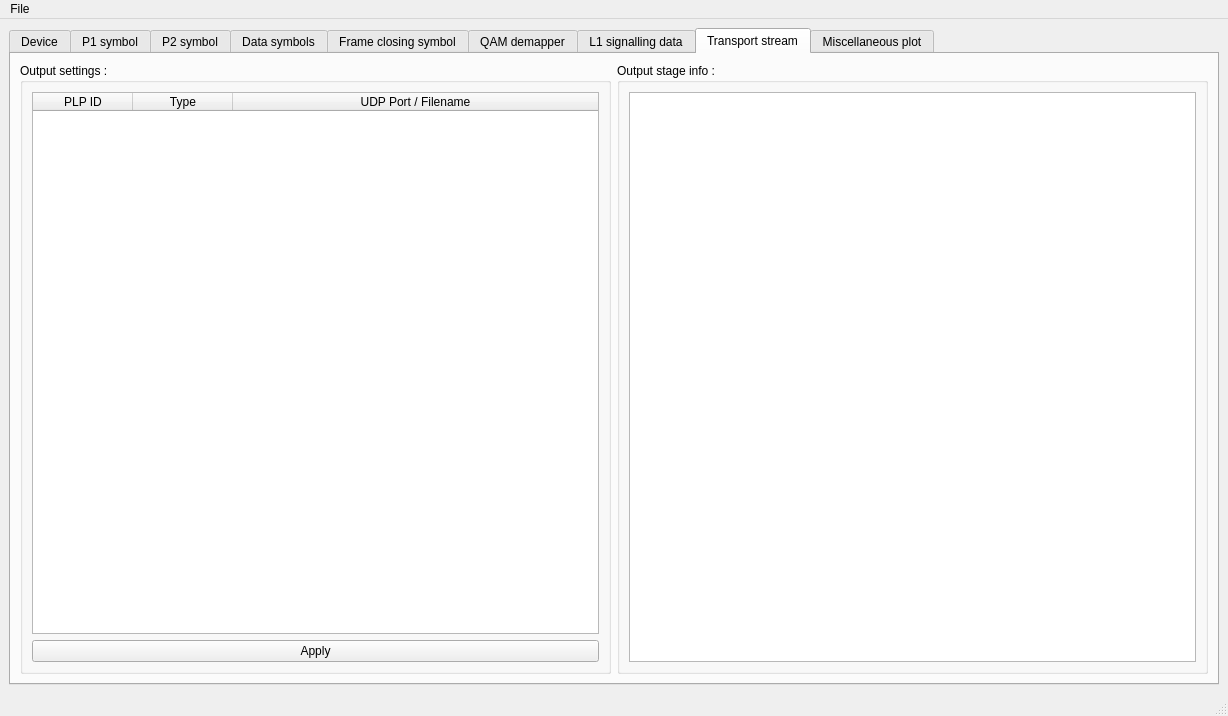
<?xml version="1.0" encoding="UTF-8"?>
<ui version="4.0">
 <class>main_window</class>
 <widget class="QMainWindow" name="main_window">
  <property name="geometry">
   <rect>
    <x>0</x>
    <y>0</y>
    <width>1228</width>
    <height>716</height>
   </rect>
  </property>
  <property name="windowTitle">
   <string>SDR DVB-T2 receiver</string>
  </property>
  <property name="windowIcon">
   <iconset>
    <normaloff>mintupdate-type-unstable.png</normaloff>mintupdate-type-unstable.png</iconset>
  </property>
  <property name="unifiedTitleAndToolBarOnMac">
   <bool>true</bool>
  </property>
  <widget class="QWidget" name="centralwidget">
   <layout class="QGridLayout" name="gridLayout_7">
    <item row="0" column="0" colspan="2">
     <widget class="QTabWidget" name="tab_widget">
      <property name="enabled">
       <bool>true</bool>
      </property>
      <property name="minimumSize">
       <size>
        <width>0</width>
        <height>0</height>
       </size>
      </property>
      <property name="currentIndex">
       <number>7</number>
      </property>
      <widget class="QWidget" name="tab_device">
       <attribute name="title">
        <string>Device</string>
       </attribute>
       <layout class="QGridLayout" name="gridLayout_2">
        <item row="0" column="3">
         <widget class="QGroupBox" name="group_box_info">
          <property name="sizePolicy">
           <sizepolicy hsizetype="Preferred" vsizetype="Preferred">
            <horstretch>1</horstretch>
            <verstretch>0</verstretch>
           </sizepolicy>
          </property>
          <property name="title">
           <string>Info :</string>
          </property>
          <layout class="QGridLayout" name="gridLayout_4">
           <item row="0" column="0">
            <widget class="QLabel" name="label_name">
             <property name="text">
              <string>Name :</string>
             </property>
            </widget>
           </item>
           <item row="4" column="0">
            <widget class="QLabel" name="label_info_gain">
             <property name="text">
              <string>gain  :</string>
             </property>
            </widget>
           </item>
           <item row="3" column="0">
            <widget class="QLabel" name="label_info_rf">
             <property name="text">
              <string>radio frequency (Hz) : </string>
             </property>
            </widget>
           </item>
           <item row="0" column="1">
            <spacer name="horizontalSpacer">
             <property name="orientation">
              <enum>Qt::Orientation::Horizontal</enum>
             </property>
             <property name="sizeHint" stdset="0">
              <size>
               <width>40</width>
               <height>20</height>
              </size>
             </property>
            </spacer>
           </item>
           <item row="1" column="0" colspan="2">
            <widget class="QLabel" name="label_ser_no">
             <property name="text">
              <string>Serial No : </string>
             </property>
             <property name="textFormat">
              <enum>Qt::TextFormat::PlainText</enum>
             </property>
             <property name="wordWrap">
              <bool>true</bool>
             </property>
            </widget>
           </item>
           <item row="2" column="0" colspan="2">
            <widget class="QLabel" name="label_hw_ver">
             <property name="text">
              <string>Hardware ver:</string>
             </property>
             <property name="textFormat">
              <enum>Qt::TextFormat::PlainText</enum>
             </property>
            </widget>
           </item>
           <item row="5" column="0">
            <widget class="QLabel" name="label_info_buffered">
             <property name="text">
              <string>buffered  :</string>
             </property>
            </widget>
           </item>
          </layout>
         </widget>
        </item>
        <item row="0" column="1">
         <widget class="QGroupBox" name="group_box_settings">
          <property name="sizePolicy">
           <sizepolicy hsizetype="Preferred" vsizetype="Preferred">
            <horstretch>1</horstretch>
            <verstretch>0</verstretch>
           </sizepolicy>
          </property>
          <property name="title">
           <string>Settings :</string>
          </property>
          <layout class="QGridLayout" name="gridLayout_3">
           <item row="8" column="0">
            <spacer name="verticalSpacer">
             <property name="orientation">
              <enum>Qt::Orientation::Vertical</enum>
             </property>
             <property name="sizeHint" stdset="0">
              <size>
               <width>20</width>
               <height>40</height>
              </size>
             </property>
            </spacer>
           </item>
           <item row="13" column="2">
            <widget class="QPushButton" name="push_button_stop">
             <property name="sizePolicy">
              <sizepolicy hsizetype="Minimum" vsizetype="Fixed">
               <horstretch>0</horstretch>
               <verstretch>0</verstretch>
              </sizepolicy>
             </property>
             <property name="text">
              <string>Stop</string>
             </property>
            </widget>
           </item>
           <item row="5" column="3">
            <widget class="QCheckBox" name="check_box_agc">
             <property name="text">
              <string>AGC</string>
             </property>
             <property name="checked">
              <bool>true</bool>
             </property>
            </widget>
           </item>
           <item row="13" column="0" colspan="2">
            <widget class="QPushButton" name="push_button_start">
             <property name="sizePolicy">
              <sizepolicy hsizetype="Minimum" vsizetype="Fixed">
               <horstretch>0</horstretch>
               <verstretch>0</verstretch>
              </sizepolicy>
             </property>
             <property name="text">
              <string>Start</string>
             </property>
            </widget>
           </item>
           <item row="5" column="0" colspan="2">
            <widget class="QLabel" name="label_gain">
             <property name="text">
              <string>gain  :</string>
             </property>
            </widget>
           </item>
           <item row="13" column="3">
            <spacer name="horizontalSpacer_2">
             <property name="orientation">
              <enum>Qt::Orientation::Horizontal</enum>
             </property>
             <property name="sizeHint" stdset="0">
              <size>
               <width>40</width>
               <height>20</height>
              </size>
             </property>
            </spacer>
           </item>
           <item row="1" column="0">
            <widget class="QLabel" name="label_rf">
             <property name="text">
              <string>radio frequency (Hz) :</string>
             </property>
            </widget>
           </item>
           <item row="13" column="4">
            <spacer name="horizontalSpacer_3">
             <property name="orientation">
              <enum>Qt::Orientation::Horizontal</enum>
             </property>
             <property name="sizeHint" stdset="0">
              <size>
               <width>40</width>
               <height>20</height>
              </size>
             </property>
            </spacer>
           </item>
           <item row="1" column="2">
            <widget class="QSpinBox" name="spinBoxRF">
             <property name="minimum">
              <number>474000000</number>
             </property>
             <property name="maximum">
              <number>858000000</number>
             </property>
             <property name="singleStep">
              <number>8000000</number>
             </property>
            </widget>
           </item>
           <item row="5" column="2">
            <widget class="QSpinBox" name="spinBoxGain">
             <property name="enabled">
              <bool>false</bool>
             </property>
             <property name="font">
              <font>
               <strikeout>false</strikeout>
              </font>
             </property>
             <property name="suffix">
              <string>db</string>
             </property>
             <property name="maximum">
              <number>110</number>
             </property>
            </widget>
           </item>
           <item row="6" column="2">
            <widget class="QCheckBox" name="checkBox_biastee">
             <property name="text">
              <string>enable</string>
             </property>
            </widget>
           </item>
           <item row="6" column="0">
            <widget class="QLabel" name="label_biastee">
             <property name="text">
              <string>Bias tee</string>
             </property>
            </widget>
           </item>
           <item row="7" column="0">
            <widget class="QLabel" name="label_FIR">
             <property name="text">
              <string>Decimator FIR</string>
             </property>
            </widget>
           </item>
           <item row="7" column="2">
            <widget class="QComboBox" name="comboBoxFIR">
             <property name="currentIndex">
              <number>-1</number>
             </property>
            </widget>
           </item>
          </layout>
         </widget>
        </item>
        <item row="1" column="1" colspan="3">
         <widget class="QTextEdit" name="text_log">
          <property name="maximumSize">
           <size>
            <width>16777215</width>
            <height>16777215</height>
           </size>
          </property>
          <property name="sizeAdjustPolicy">
           <enum>QAbstractScrollArea::SizeAdjustPolicy::AdjustIgnored</enum>
          </property>
          <property name="readOnly">
           <bool>true</bool>
          </property>
         </widget>
        </item>
       </layout>
      </widget>
      <widget class="QWidget" name="tab_p1_symbol">
       <property name="enabled">
        <bool>true</bool>
       </property>
       <attribute name="title">
        <string>P1 symbol</string>
       </attribute>
       <layout class="QGridLayout" name="gridLayout">
        <item row="0" column="0">
         <widget class="QCustomPlot" name="widget_fft_plot_p1" native="true"/>
        </item>
        <item row="0" column="1">
         <widget class="QCustomPlot" name="widget_constellation_plot_p1" native="true"/>
        </item>
       </layout>
      </widget>
      <widget class="QWidget" name="tab_p2_symbol">
       <property name="enabled">
        <bool>true</bool>
       </property>
       <attribute name="title">
        <string>P2 symbol</string>
       </attribute>
       <layout class="QGridLayout" name="gridLayout_5">
        <item row="1" column="0">
         <widget class="QCustomPlot" name="widget_fft_plot_p2" native="true">
          <property name="sizePolicy">
           <sizepolicy hsizetype="Preferred" vsizetype="Preferred">
            <horstretch>1</horstretch>
            <verstretch>0</verstretch>
           </sizepolicy>
          </property>
         </widget>
        </item>
        <item row="1" column="1">
         <widget class="QCustomPlot" name="widget_constellation_plot_p2" native="true">
          <property name="sizePolicy">
           <sizepolicy hsizetype="Preferred" vsizetype="Preferred">
            <horstretch>1</horstretch>
            <verstretch>0</verstretch>
           </sizepolicy>
          </property>
          <layout class="QGridLayout" name="gridLayout_10">
           <property name="bottomMargin">
            <number>0</number>
           </property>
           <item row="6" column="5">
            <spacer name="verticalSpacer_3">
             <property name="orientation">
              <enum>Qt::Orientation::Vertical</enum>
             </property>
             <property name="sizeHint" stdset="0">
              <size>
               <width>20</width>
               <height>40</height>
              </size>
             </property>
            </spacer>
           </item>
           <item row="1" column="2">
            <widget class="QRadioButton" name="radio_button_l1postsignaling">
             <property name="sizePolicy">
              <sizepolicy hsizetype="Preferred" vsizetype="Preferred">
               <horstretch>0</horstretch>
               <verstretch>0</verstretch>
              </sizepolicy>
             </property>
             <property name="minimumSize">
              <size>
               <width>0</width>
               <height>0</height>
              </size>
             </property>
             <property name="maximumSize">
              <size>
               <width>80</width>
               <height>16777215</height>
              </size>
             </property>
             <property name="font">
              <font>
               <italic>false</italic>
               <bold>false</bold>
              </font>
             </property>
             <property name="autoFillBackground">
              <bool>true</bool>
             </property>
             <property name="text">
              <string>L1 post</string>
             </property>
            </widget>
           </item>
           <item row="1" column="1">
            <widget class="QRadioButton" name="radio_button_l1presignaling">
             <property name="sizePolicy">
              <sizepolicy hsizetype="Preferred" vsizetype="Preferred">
               <horstretch>0</horstretch>
               <verstretch>0</verstretch>
              </sizepolicy>
             </property>
             <property name="minimumSize">
              <size>
               <width>0</width>
               <height>0</height>
              </size>
             </property>
             <property name="maximumSize">
              <size>
               <width>80</width>
               <height>16777215</height>
              </size>
             </property>
             <property name="font">
              <font>
               <italic>false</italic>
               <bold>false</bold>
              </font>
             </property>
             <property name="autoFillBackground">
              <bool>true</bool>
             </property>
             <property name="text">
              <string>L1 pre</string>
             </property>
             <property name="checked">
              <bool>true</bool>
             </property>
            </widget>
           </item>
           <item row="1" column="4">
            <spacer name="horizontalSpacer_6">
             <property name="orientation">
              <enum>Qt::Orientation::Horizontal</enum>
             </property>
             <property name="sizeHint" stdset="0">
              <size>
               <width>40</width>
               <height>20</height>
              </size>
             </property>
            </spacer>
           </item>
           <item row="0" column="0">
            <widget class="QLabel" name="label_8">
             <property name="text">
              <string/>
             </property>
            </widget>
           </item>
           <item row="1" column="0">
            <widget class="QLabel" name="label">
             <property name="autoFillBackground">
              <bool>true</bool>
             </property>
             <property name="text">
              <string>Modulation : </string>
             </property>
             <property name="alignment">
              <set>Qt::AlignmentFlag::AlignRight|Qt::AlignmentFlag::AlignTrailing|Qt::AlignmentFlag::AlignVCenter</set>
             </property>
            </widget>
           </item>
           <item row="1" column="3">
            <widget class="QRadioButton" name="radio_button_data">
             <property name="sizePolicy">
              <sizepolicy hsizetype="Preferred" vsizetype="Preferred">
               <horstretch>0</horstretch>
               <verstretch>0</verstretch>
              </sizepolicy>
             </property>
             <property name="minimumSize">
              <size>
               <width>0</width>
               <height>0</height>
              </size>
             </property>
             <property name="maximumSize">
              <size>
               <width>80</width>
               <height>16777215</height>
              </size>
             </property>
             <property name="font">
              <font>
               <italic>false</italic>
               <bold>false</bold>
              </font>
             </property>
             <property name="autoFillBackground">
              <bool>true</bool>
             </property>
             <property name="text">
              <string>Data</string>
             </property>
            </widget>
           </item>
          </layout>
         </widget>
        </item>
       </layout>
      </widget>
      <widget class="QWidget" name="tab_data_symbol">
       <property name="enabled">
        <bool>true</bool>
       </property>
       <attribute name="title">
        <string>Data symbols</string>
       </attribute>
       <layout class="QGridLayout" name="gridLayout_8">
        <item row="0" column="0">
         <widget class="QCustomPlot" name="widget_fft_plot_data" native="true"/>
        </item>
        <item row="0" column="1">
         <widget class="QCustomPlot" name="widget_constellation_plot_data" native="true"/>
        </item>
       </layout>
      </widget>
      <widget class="QWidget" name="frame_closing_symbol">
       <attribute name="title">
        <string>Frame closing symbol</string>
       </attribute>
       <layout class="QGridLayout" name="gridLayout_6">
        <item row="0" column="0">
         <widget class="QCustomPlot" name="widget_fft_plot_fc" native="true"/>
        </item>
        <item row="0" column="1">
         <widget class="QCustomPlot" name="widget_constellation_plot_fc" native="true"/>
        </item>
       </layout>
      </widget>
      <widget class="QWidget" name="tab_qam_demapper">
       <attribute name="title">
        <string>QAM demapper</string>
       </attribute>
       <layout class="QGridLayout" name="gridLayout_9">
        <item row="0" column="1">
         <widget class="QCustomPlot" name="widget_qam_plot" native="true">
          <property name="sizePolicy">
           <sizepolicy hsizetype="Preferred" vsizetype="Preferred">
            <horstretch>1</horstretch>
            <verstretch>1</verstretch>
           </sizepolicy>
          </property>
         </widget>
        </item>
        <item row="0" column="4">
         <widget class="QWidget" name="widget" native="true">
          <property name="sizePolicy">
           <sizepolicy hsizetype="MinimumExpanding" vsizetype="MinimumExpanding">
            <horstretch>1</horstretch>
            <verstretch>0</verstretch>
           </sizepolicy>
          </property>
          <layout class="QGridLayout" name="gridLayout_11">
           <property name="leftMargin">
            <number>35</number>
           </property>
           <property name="topMargin">
            <number>21</number>
           </property>
           <property name="bottomMargin">
            <number>22</number>
           </property>
           <property name="verticalSpacing">
            <number>9</number>
           </property>
           <item row="1" column="0">
            <widget class="QLabel" name="label_2">
             <property name="sizePolicy">
              <sizepolicy hsizetype="Preferred" vsizetype="Preferred">
               <horstretch>0</horstretch>
               <verstretch>0</verstretch>
              </sizepolicy>
             </property>
             <property name="maximumSize">
              <size>
               <width>60</width>
               <height>24</height>
              </size>
             </property>
             <property name="text">
              <string>PLP id : </string>
             </property>
            </widget>
           </item>
           <item row="1" column="1">
            <widget class="QComboBox" name="combo_box_plp_id"/>
           </item>
           <item row="1" column="2">
            <spacer name="horizontalSpacer_4">
             <property name="orientation">
              <enum>Qt::Orientation::Horizontal</enum>
             </property>
             <property name="sizeHint" stdset="0">
              <size>
               <width>40</width>
               <height>20</height>
              </size>
             </property>
            </spacer>
           </item>
           <item row="5" column="0" colspan="2">
            <widget class="QLabel" name="label_snr">
             <property name="text">
              <string>SNR</string>
             </property>
            </widget>
           </item>
           <item row="2" column="0" colspan="3">
            <widget class="QCustomPlot" name="widget_ldpc_stats" native="true">
             <property name="sizePolicy">
              <sizepolicy hsizetype="Expanding" vsizetype="Expanding">
               <horstretch>0</horstretch>
               <verstretch>0</verstretch>
              </sizepolicy>
             </property>
            </widget>
           </item>
          </layout>
         </widget>
        </item>
       </layout>
      </widget>
      <widget class="QWidget" name="tab_l1_signalling">
       <attribute name="title">
        <string>L1 signalling data</string>
       </attribute>
       <layout class="QGridLayout" name="gridLayout_12">
        <item row="0" column="0">
         <widget class="QLabel" name="label_3">
          <property name="text">
           <string>L1 presignalling data:</string>
          </property>
         </widget>
        </item>
        <item row="1" column="0">
         <widget class="QLabel" name="label_5">
          <property name="text">
           <string>name:         value:</string>
          </property>
         </widget>
        </item>
        <item row="0" column="1">
         <widget class="QLabel" name="label_4">
          <property name="text">
           <string>L1postsignalling data:</string>
          </property>
         </widget>
        </item>
        <item row="1" column="1">
         <widget class="QLabel" name="label_6">
          <property name="text">
           <string>plp:  name:         value:</string>
          </property>
         </widget>
        </item>
        <item row="2" column="1" rowspan="2">
         <widget class="QTextEdit" name="text_edit_l1_postsignalling">
          <property name="sizePolicy">
           <sizepolicy hsizetype="Expanding" vsizetype="Expanding">
            <horstretch>2</horstretch>
            <verstretch>0</verstretch>
           </sizepolicy>
          </property>
          <property name="sizeAdjustPolicy">
           <enum>QAbstractScrollArea::SizeAdjustPolicy::AdjustIgnored</enum>
          </property>
          <property name="readOnly">
           <bool>true</bool>
          </property>
         </widget>
        </item>
        <item row="2" column="0" rowspan="2">
         <widget class="QTextEdit" name="text_edit_l1_presignalling">
          <property name="sizePolicy">
           <sizepolicy hsizetype="Expanding" vsizetype="Expanding">
            <horstretch>2</horstretch>
            <verstretch>0</verstretch>
           </sizepolicy>
          </property>
          <property name="readOnly">
           <bool>true</bool>
          </property>
         </widget>
        </item>
        <item row="3" column="3">
         <widget class="QCheckBox" name="check_box_auto_update_l1_dynamic">
          <property name="sizePolicy">
           <sizepolicy hsizetype="Minimum" vsizetype="Fixed">
            <horstretch>1</horstretch>
            <verstretch>0</verstretch>
           </sizepolicy>
          </property>
          <property name="text">
           <string>Auto update</string>
          </property>
         </widget>
        </item>
        <item row="2" column="2" colspan="2">
         <widget class="QTextEdit" name="text_edit_l1_postsignalling_dynamic">
          <property name="sizePolicy">
           <sizepolicy hsizetype="Expanding" vsizetype="Expanding">
            <horstretch>1</horstretch>
            <verstretch>0</verstretch>
           </sizepolicy>
          </property>
          <property name="readOnly">
           <bool>true</bool>
          </property>
         </widget>
        </item>
        <item row="0" column="2" colspan="2">
         <widget class="QLabel" name="label_9">
          <property name="sizePolicy">
           <sizepolicy hsizetype="Preferred" vsizetype="Preferred">
            <horstretch>1</horstretch>
            <verstretch>0</verstretch>
           </sizepolicy>
          </property>
          <property name="text">
           <string>L1 postsignalling dynamic data:</string>
          </property>
         </widget>
        </item>
        <item row="1" column="2" colspan="2">
         <widget class="QLabel" name="label_10">
          <property name="sizePolicy">
           <sizepolicy hsizetype="Preferred" vsizetype="Preferred">
            <horstretch>1</horstretch>
            <verstretch>0</verstretch>
           </sizepolicy>
          </property>
          <property name="text">
           <string>plp: name:          value:</string>
          </property>
         </widget>
        </item>
       </layout>
      </widget>
      <widget class="QWidget" name="tab_transport_stream">
       <property name="enabled">
        <bool>true</bool>
       </property>
       <attribute name="title">
        <string>Transport stream</string>
       </attribute>
       <layout class="QGridLayout" name="gridLayout_13">
        <item row="0" column="1">
         <widget class="QGroupBox" name="group_box_ts_info">
          <property name="title">
           <string>Output stage info :</string>
          </property>
          <layout class="QGridLayout" name="gridLayout_15">
           <item row="0" column="0">
            <widget class="QTextEdit" name="text_edit_ts_stage">
             <property name="enabled">
              <bool>true</bool>
             </property>
            </widget>
           </item>
          </layout>
         </widget>
        </item>
        <item row="0" column="0">
         <widget class="QGroupBox" name="group_box_ts_settings">
          <property name="title">
           <string>Output settings :</string>
          </property>
          <layout class="QGridLayout" name="gridLayout_14">
           <item row="2" column="0">
            <widget class="QTableWidget" name="table_ts_out_params">
             <property name="gridStyle">
              <enum>Qt::PenStyle::SolidLine</enum>
             </property>
             <attribute name="horizontalHeaderCascadingSectionResizes">
              <bool>false</bool>
             </attribute>
             <attribute name="horizontalHeaderStretchLastSection">
              <bool>true</bool>
             </attribute>
             <column>
              <property name="text">
               <string>PLP ID</string>
              </property>
             </column>
             <column>
              <property name="text">
               <string>Type</string>
              </property>
             </column>
             <column>
              <property name="text">
               <string>UDP Port / Filename</string>
              </property>
             </column>
            </widget>
           </item>
           <item row="3" column="0">
            <widget class="QPushButton" name="push_button_ts_apply">
             <property name="text">
              <string>Apply</string>
             </property>
            </widget>
           </item>
          </layout>
         </widget>
        </item>
       </layout>
      </widget>
      <widget class="QWidget" name="tab">
       <attribute name="title">
        <string>Miscellaneous plot</string>
       </attribute>
       <layout class="QGridLayout" name="gridLayout_16">
        <item row="0" column="3">
         <widget class="QCustomPlot" name="widget_fq_offset" native="true">
          <property name="maximumSize">
           <size>
            <width>320</width>
            <height>16777215</height>
           </size>
          </property>
         </widget>
        </item>
        <item row="0" column="2">
         <widget class="QCustomPlot" name="widget_equalizer_p2" native="true"/>
        </item>
        <item row="0" column="0">
         <widget class="QCustomPlot" name="widget_p1_correlation" native="true"/>
        </item>
       </layout>
      </widget>
     </widget>
    </item>
   </layout>
  </widget>
  <widget class="QMenuBar" name="menubar">
   <property name="geometry">
    <rect>
     <x>0</x>
     <y>0</y>
     <width>1228</width>
     <height>30</height>
    </rect>
   </property>
   <widget class="QMenu" name="menu_file">
    <property name="title">
     <string>File</string>
    </property>
    <widget class="QMenu" name="menu_open">
     <property name="title">
      <string>Open</string>
     </property>
     <addaction name="action_airspy"/>
     <addaction name="action_hackrf"/>
     <addaction name="action_miri"/>
     <addaction name="action_plutosdr"/>
     <addaction name="action_sdrplay"/>
     <addaction name="action_usrp"/>
     <addaction name="separator"/>
     <addaction name="action_rawiq"/>
    </widget>
    <addaction name="menu_open"/>
    <addaction name="action_exit"/>
   </widget>
   <addaction name="menu_file"/>
  </widget>
  <widget class="QStatusBar" name="statusbar"/>
  <action name="action_exit">
   <property name="text">
    <string>Exit</string>
   </property>
  </action>
  <action name="action_airspy">
   <property name="enabled">
    <bool>false</bool>
   </property>
   <property name="text">
    <string>AirSpy</string>
   </property>
  </action>
  <action name="action_plutosdr">
   <property name="checkable">
    <bool>false</bool>
   </property>
   <property name="enabled">
    <bool>false</bool>
   </property>
   <property name="text">
    <string>PlutoSDR</string>
   </property>
  </action>
  <action name="action_hackrf">
   <property name="enabled">
    <bool>false</bool>
   </property>
   <property name="text">
    <string>HackRF</string>
   </property>
  </action>
  <action name="action_miri">
   <property name="enabled">
    <bool>false</bool>
   </property>
   <property name="text">
    <string>MiriSDR</string>
   </property>
  </action>
  <action name="action_sdrplay">
   <property name="enabled">
    <bool>false</bool>
   </property>
   <property name="text">
    <string>SDRPlay</string>
   </property>
  </action>
  <action name="action_usrp">
   <property name="enabled">
    <bool>false</bool>
   </property>
   <property name="text">
    <string>USRP SDR</string>
   </property>
  </action>
  <action name="action_rawiq">
   <property name="text">
    <string>RAW IQ</string>
   </property>
  </action>
 </widget>
 <customwidgets>
  <customwidget>
   <class>QCustomPlot</class>
   <extends>QWidget</extends>
   <header>qcustomplot.h</header>
   <container>1</container>
  </customwidget>
 </customwidgets>
 <resources/>
 <connections/>
</ui>
